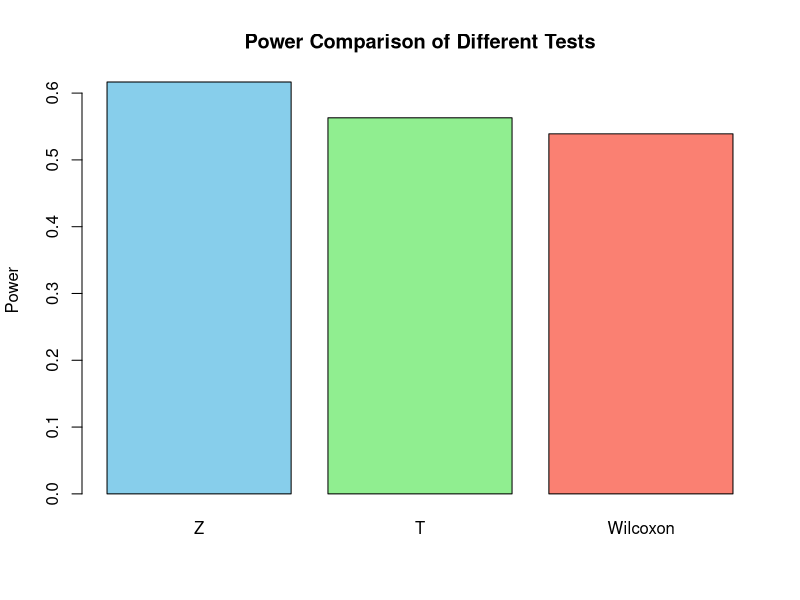

Here is the R script that generated this plot:
# E3-5: Power Comparison of Different Tests (Z-test, t-test, Wilcoxon test)
set.seed(123)
n       <- 20
mu0     <- 50
true_mu <- 54
sigma   <- 8
alpha   <- 0.05
n_sim   <- 5000

power_z       <- 0
power_t       <- 0
power_wilcox  <- 0

for (i in 1:n_sim) {
  s <- rnorm(n, true_mu, sigma)

  # Z-test (sigma assumed known)
  z_stat <- (mean(s) - mu0) / (sigma/sqrt(n))
  p_z <- 2 * (1 - pnorm(abs(z_stat)))
  if (p_z < alpha) power_z <- power_z + 1

  # One-sample t-test
  p_t <- t.test(s, mu = mu0)$p.value
  if (p_t < alpha) power_t <- power_t + 1

  # Wilcoxon signed-rank test (non-parametric)
  p_w <- suppressWarnings(wilcox.test(s, mu = mu0)$p.value)
  if (p_w < alpha) power_wilcox <- power_wilcox + 1
}

cat("Power of Z-test        :", power_z / n_sim, "\n")
cat("Power of t-test        :", power_t / n_sim, "\n")
cat("Power of Wilcoxon test :", power_wilcox / n_sim, "\n")

barplot(c(Z = power_z/n_sim, T = power_t/n_sim, Wilcoxon = power_wilcox/n_sim),
        col = c("skyblue","lightgreen","salmon"),
        main = "Power Comparison of Different Tests", ylab = "Power")
